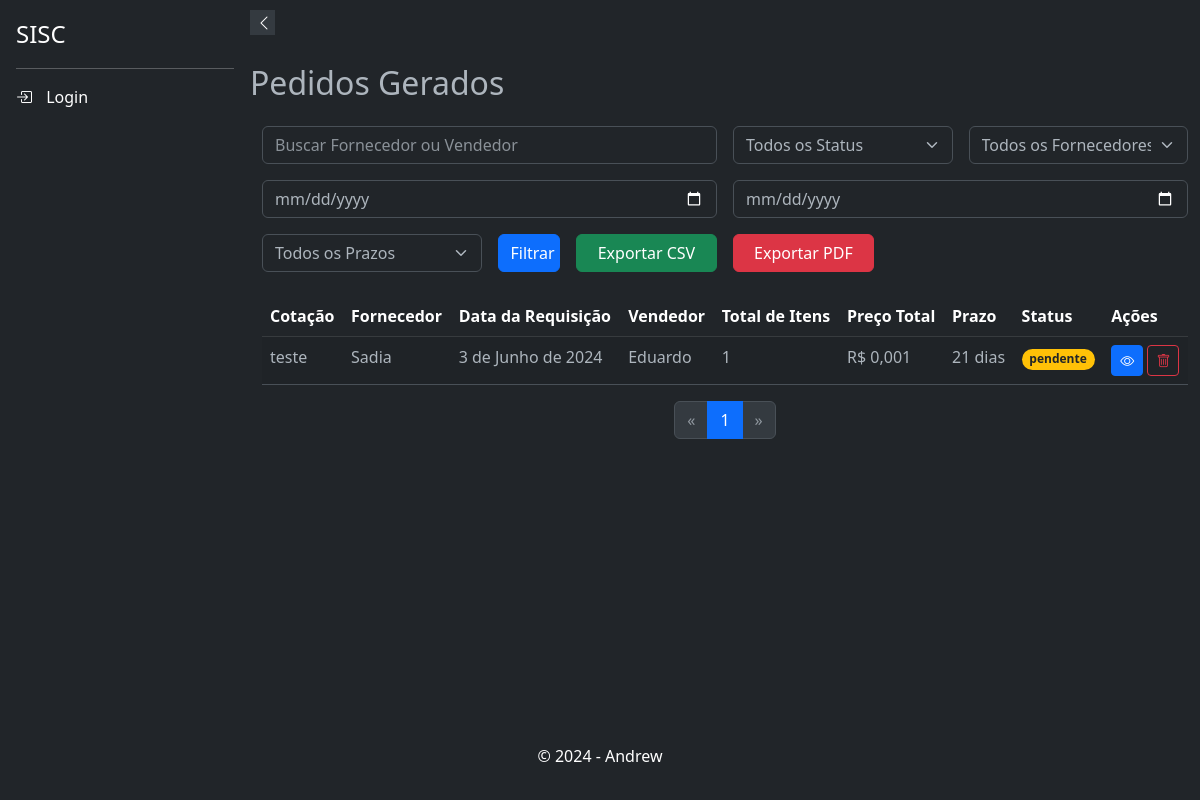
/respostas/pedidos/, run on an earlier commit of the app's database.
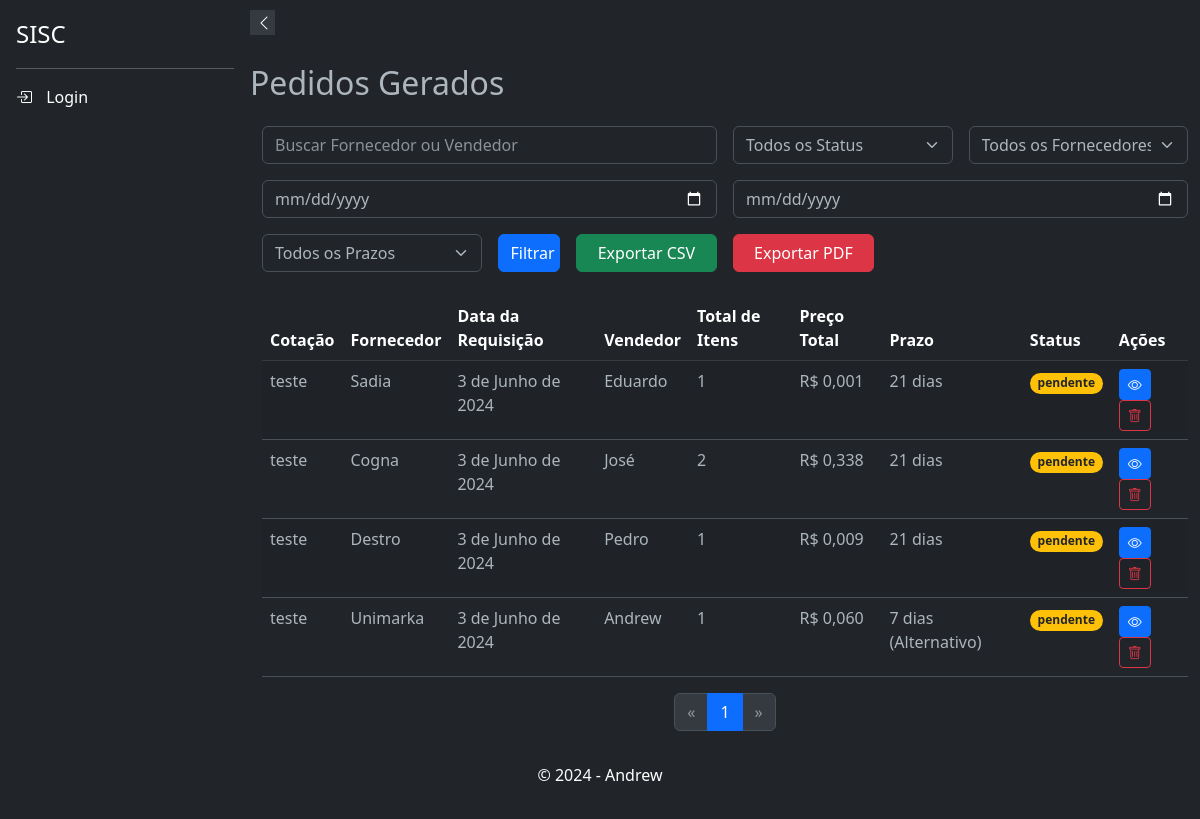
And on a later commit of the database.
### respostas/models.py (models this page shows, shortened)
class PedidoAgrupado(models.Model):
    fornecedor = models.ForeignKey(Supplier, on_delete=models.CASCADE, verbose_name="Fornecedor")
    cotacao = models.ForeignKey(Cotacao, on_delete=models.CASCADE)
    data_requisicao = models.DateField(verbose_name="Data da Requisição")
    status = models.CharField(max_length=50, choices=[
        ('pendente', 'Pendente'),
        ('concluido', 'Concluído'),
        ('cancelado', 'Cancelado'),
    ], default='pendente', verbose_name="Status do Pedido")
    usuario_criador = models.ForeignKey(settings.AUTH_USER_MODEL, on_delete=models.SET_NULL, null=True)
    @property
    def total_itens(self):
        return self.pedidos.count()
    @property
    def preco_total(self):
        return sum(item.preco * item.quantidade for item in self.pedidos.all())

class Pedido(models.Model):
    produto = models.ForeignKey(Product, on_delete=models.CASCADE, verbose_name="Produto")
    quantidade = models.DecimalField(max_digits=10, decimal_places=3, verbose_name="Quantidade")
    tipo_volume = models.CharField(max_length=50, choices=Product.UNIDADE_CHOICES, verbose_name="Tipo de Volume")
    preco = models.DecimalField(max_digits=10, decimal_places=3, verbose_name="Preço")
    prazo_alternativo_selecionado = models.BooleanField(default=False, verbose_name="Prazo Alternativo Selecionado")
    prazo_alternativo = models.PositiveIntegerField(null=True, blank=True, verbose_name="Prazo Alternativo")
    observacoes = models.TextField(blank=True, null=True, verbose_name="Observações")
    pedido_agrupado = models.ForeignKey(PedidoAgrupado, related_name='pedidos', on_delete=models.CASCADE, verbose_name="Pedido Agrupado", null=True, default=None)
    class Meta:
        verbose_name = "Pedido"
        verbose_name_plural = "Pedidos"

### cotacao/models.py (models this page shows, shortened)
class Cotacao(models.Model):
    uuid = models.UUIDField(default=uuid.uuid4, editable=False, unique=True)
    nome = models.CharField(max_length=200)
    departamento = models.ForeignKey(Departamento, on_delete=models.SET_NULL, null=True )
    usuario_criador = models.ForeignKey(settings.AUTH_USER_MODEL, on_delete=models.CASCADE, related_name='cotacoes_criadas', null=True, )
    data_abertura = models.DateField()
    data_fechamento = models.DateField()
    status = models.CharField(max_length=10, default='ativo', choices=[('ativo', 'Aberto'), ('inativo', 'Fechado')])
    prazo = models.IntegerField(
                                    choices=[(0, 'à vista'), (7, '7 dias'), (14, '14 dias'), (21, '21 dias'), (28, '28 dias')],
                                    default=21,
                                    help_text='Prazo para os produtos'
                                    )
    class Meta:
        verbose_name = _('Cotação')
        verbose_name_plural = _('Cotações')
        ordering = ['data_abertura']
        indexes = [
            models.Index(fields=['departamento']),
            models.Index(fields=['status']),
            models.Index(fields=['data_abertura']),
        ]

### suppliers/models.py (models this page shows, shortened)
class Supplier(models.Model):
    user = models.ForeignKey(settings.AUTH_USER_MODEL, on_delete=models.CASCADE, blank=True, null=True)
    name = models.CharField(max_length=255)
    email = models.EmailField(unique=True)
    phone_regex = RegexValidator(regex=r'^\+?\d{10,15}$', message="Número de telefone no formato: '+999999999'. Até 15 dígitos.", )
    phone = models.CharField(validators=[phone_regex], max_length=17, blank=True)
    company = models.CharField(max_length=255, null=True, blank=True)
    cnpj = models.CharField(max_length=18, unique=True, validators=[validate_cnpj], null=True, blank=True)
    active = models.BooleanField(default=True, verbose_name="Ativo")
    address_line_1 = models.CharField("Endereço", max_length=255, null=True, blank=True)
    address_line_2 = models.CharField("Complemento", max_length=255, null=True, blank=True)
    city = models.CharField("Cidade", max_length=100, null=True, blank=True)
    state = models.CharField("Estado", max_length=50, null=True, blank=True)
    zip_code = models.CharField("CEP", max_length=10, null=True, blank=True)
    minimum_order_value = models.DecimalField("Valor Mínimo para Pedido", max_digits=10, decimal_places=3, validators=[MinValueValidator(0)], null=True, blank=True)
    order_response_deadline = models.TimeField("Prazo de Resposta para Pedidos", null=True, blank=True)
    departments = models.ManyToManyField('products.Departamento', related_name='suppliers', blank=True)
    categories = models.ManyToManyField(Category, blank=True, verbose_name="Categorias")
    subcategories = models.ManyToManyField(Subcategory, blank=True, verbose_name="Subcategorias")
    brands = models.ManyToManyField(Brand,  blank=True, verbose_name="Marcas")
    created_at = models.DateTimeField(auto_now_add=False, default=datetime.datetime.now, null=True, blank=True)
    updated_at = models.DateTimeField(auto_now=True, verbose_name="Atualizado em")
    deleted = models.BooleanField(default=False)
    holiday_cover_name = models.CharField("Nome do Fornecedor de Férias", max_length=255, null=True, blank=True)
    holiday_cover_email = models.EmailField("Email do Fornecedor de Férias", null=True, blank=True)
    holiday_cover_phone = models.CharField("Telefone do Fornecedor de Férias", validators=[phone_regex], max_length=17, blank=True, null=True)
    observation = models.TextField("Observação", null=True, blank=True)
    delivery_days = models.CharField("Dias de Entrega", max_length=100, blank=True, null=True)
    quality_rating = models.IntegerField(default=0, blank=True, null=True)
    delivery_time_rating = models.IntegerField(default=0, blank=True, null=True)
    price_rating = models.IntegerField(default=0, blank=True, null=True)
    reliability_rating = models.IntegerField(default=0, blank=True, null=True)
    flexibility_rating = models.IntegerField(default=0, blank=True, null=True)
    partnership_rating = models.IntegerField(default=0, blank=True, null=True)
    comments = models.TextField("Comentários", max_length=100, blank=True, null=True)
    billing_deadline_choices = [
        ('1-2', '1 a 2 dias úteis'),
        ('3-5', '3 a 5 dias úteis'),
        ('6-10', '6 a 10 dias úteis'),
        ('11-15', '11 a 15 dias úteis'),
        ('15+', 'Mais de 15 dias úteis'),
        ('negotiable', 'A combinar')
    ]
    billing_deadline = models.CharField(max_length=20, choices=billing_deadline_choices, default='1-2', verbose_name="Prazo de Faturamento")
    specific_billing_deadline = models.CharField(max_length=50, blank=True, null=True, verbose_name="Prazo Específico de Faturamento")
    class Meta:
        ordering = ['name']

### respostas/views.py (the view, shortened to what this page needs)
# urls.py: path('pedidos/', ListarPedidosView.as_view(), name='listar_pedidos'),
class ListarPedidosView(ListView):
    model = PedidoAgrupado
    template_name = 'respostas/listar_pedidos.html'
    context_object_name = 'pedidos_agrupados'
    paginate_by = 10
    def get_queryset(self):
        queryset = super().get_queryset()
        query = self.request.GET.get('q')
        status = self.request.GET.get('status')
        fornecedor_id = self.request.GET.get('fornecedor')
        start_date = self.request.GET.get('start_date')
        end_date = self.request.GET.get('end_date')
        prazo = self.request.GET.get('prazo')
        if status:
            queryset = queryset.filter(status=status)
        if fornecedor_id:
            queryset = queryset.filter(fornecedor_id=fornecedor_id)
        if start_date and end_date:
            start_date = timezone.make_aware(datetime.strptime(start_date, '%Y-%m-%d'))
            end_date = timezone.make_aware(datetime.strptime(end_date, '%Y-%m-%d') + timedelta(days=1))
            queryset = queryset.filter(data_requisicao__range=(start_date, end_date))
        return queryset.distinct()
    def get_context_data(self, **kwargs):
        context = super().get_context_data(**kwargs)
        context['fornecedores'] = Supplier.objects.all()
        return context

### respostas/templates/respostas/listar_pedidos.html (shortened to what this page needs)
{% extends 'base.html' %}
{% block content %}
<h2 class="my-4">Pedidos Gerados</h2>
<div class="container mb-4">
    <form method="get" class="row g-3">
        <div class="col-md-6">
            <input type="text" name="q" class="form-control" placeholder="Buscar Fornecedor ou Vendedor" value="{{ request.GET.q }}">
        </div>
        <div class="col-md-3">
            <select name="status" class="form-select">
                <option value="">Todos os Status</option>
            </select>
        </div>
        <div class="col-md-3">
            <select name="fornecedor" class="form-select">
                <option value="">Todos os Fornecedores</option>
            </select>
        </div>
        <div class="col-md-6">
            <input type="date" name="start_date" class="form-control" placeholder="Data Início" value="{{ request.GET.start_date }}">
        </div>
        <div class="col-md-6">
            <input type="date" name="end_date" class="form-control" placeholder="Data Fim" value="{{ request.GET.end_date }}">
        </div>
        <div class="col-md-3">
            <select name="prazo" class="form-select">
                <option value="">Todos os Prazos</option>
            </select>
        </div>
        <div class="col-md-1">
            <button type="submit" class="btn btn-primary w-100">Filtrar</button>
        </div>
        <div class="col-md-2">
            <a href="{% url 'respostas:exportar_pedidos' %}" class="btn btn-success w-100">Exportar CSV</a>
        </div>
        <div class="col-md-2">
            <a href="{% url 'respostas:exportar_pedidos_pdf' %}" class="btn btn-danger w-100">Exportar PDF</a>
        </div>
    </form>
</div>
<div class="container">
    {% if pedidos_agrupados %}
    <table class="table table-striped">
        <thead class="table-dark">
            <tr>
                <th>Cotação</th>
                <th>Fornecedor</th>
                <th>Data da Requisição</th>
                <th>Vendedor</th>
                <th>Total de Itens</th>
                <th>Preço Total</th>
                <th>Prazo</th>
                <th>Status</th>
                <th>Ações</th>
            </tr>
        </thead>
        <tbody>
            {% for pedido_agrupado in pedidos_agrupados %}
            <tr>
                <td>{{ pedido_agrupado.cotacao.nome }}</td>
                <td>{{ pedido_agrupado.fornecedor.company }}</td>
                <td>{{ pedido_agrupado.data_requisicao }}</td>
                <td>{{ pedido_agrupado.fornecedor.name }}</td>
                <td>{{ pedido_agrupado.total_itens }}</td>
                <td>R$ {{ pedido_agrupado.preco_total|floatformat:3 }}</td>
                <td>
                    {% if pedido_agrupado.pedidos.first.prazo_alternativo_selecionado and pedido_agrupado.pedidos.first.prazo_alternativo %}
                      {{ pedido_agrupado.pedidos.first.prazo_alternativo }} dias (Alternativo)
                    {% else %}
                      {{ pedido_agrupado.cotacao.prazo }} dias
                    {% endif %}
                  </td>
                <td>
                    <span class="badge rounded-pill
                        {% if pedido_agrupado.status == 'pendente' %}bg-warning text-dark
                        {% elif pedido_agrupado.status == 'concluido' %}bg-success
                        {% elif pedido_agrupado.status == 'cancelado' %}bg-danger
                        {% endif %}
                    ">
                        {{ pedido_agrupado.status }}
                    </span>
                </td>
                <td>
                    <a href="{% url 'respostas:detalhes_pedido_agrupado' pedido_agrupado.pk %}" class="btn btn-primary btn-sm" data-bs-toggle="tooltip" data-bs-placement="top" title="Ver Detalhes"><i class="bi bi-eye"></i></a>
                    <a href="{% url 'respostas:deletar_pedido_agrupado' pedido_agrupado.pk %}" class="btn btn-outline-danger btn-sm" data-bs-toggle="tooltip" data-bs-placement="top" title="Deletar Pedido"><i class="bi bi-trash"></i></a>
                </td>
            </tr>
            {% endfor %}
        </tbody>
    </table>
    <nav aria-label="Page navigation">
        <ul class="pagination justify-content-center">
            {% if page_obj.has_previous %}
            <li class="page-item">
                <a class="page-link" href="?{% if request.GET.q %}q={{ request.GET.q }}&{% endif %}{% if request.GET.status %}status={{ request.GET.status }}&{% endif %}{% if request.GET.fornecedor %}fornecedor={{ request.GET.fornecedor }}&{% endif %}{% if request.GET.start_date %}start_date={{ request.GET.start_date }}&{% endif %}{% if request.GET.end_date %}end_date={{ request.GET.end_date }}&{% endif %}{% if request.GET.prazo %}prazo={{ request.GET.prazo }}&{% endif %}page={{ page_obj.previous_page_number }}" aria-label="Previous">
                    <span aria-hidden="true">&laquo;</span>
                </a>
            </li>
            {% else %}
            <li class="page-item disabled">
                <a class="page-link" href="#" aria-label="Previous">
                    <span aria-hidden="true">&laquo;</span>
                </a>
            </li>
            {% endif %}
            {% for num in page_obj.paginator.page_range %}
                {% if page_obj.number == num %}
                    <li class="page-item active"><a class="page-link" href="#">{{ num }}</a></li>
                {% endif %}
            {% endfor %}
            {% if page_obj.has_next %}
            <li class="page-item">
                <a class="page-link" href="?{% if request.GET.q %}q={{ request.GET.q }}&{% endif %}{% if request.GET.status %}status={{ request.GET.status }}&{% endif %}{% if request.GET.fornecedor %}fornecedor={{ request.GET.fornecedor }}&{% endif %}{% if request.GET.start_date %}start_date={{ request.GET.start_date }}&{% endif %}{% if request.GET.end_date %}end_date={{ request.GET.end_date }}&{% endif %}{% if request.GET.prazo %}prazo={{ request.GET.prazo }}&{% endif %}page={{ page_obj.next_page_number }}" aria-label="Next">
                    <span aria-hidden="true">&raquo;</span>
                </a>
            </li>
            {% else %}
            <li class="page-item disabled">
                <a class="page-link" href="#" aria-label="Next">
                    <span aria-hidden="true">&raquo;</span>
                </a>
            </li>
            {% endif %}
        </ul>
    </nav>
    {% else %}
    <div class="alert alert-info">Nenhum pedido encontrado.</div>
    {% endif %}
</div>
{% endblock %}

What changed in the data, as far as the page shows it:
added PedidoAgrupado: cotacao.nome "teste", fornecedor.company "Cogna", data_requisicao "3 de Junho de 2024", fornecedor.name "José", total_itens "2", preco_total "0,338", cotacao.prazo "21", status "pendente"
added PedidoAgrupado: cotacao.nome "teste", fornecedor.company "Destro", data_requisicao "3 de Junho de 2024", fornecedor.name "Pedro", total_itens "1", preco_total "0,009", cotacao.prazo "21", status "pendente"
added PedidoAgrupado: cotacao.nome "teste", fornecedor.company "Unimarka", data_requisicao "3 de Junho de 2024", fornecedor.name "Andrew", total_itens "1", preco_total "0,060", pedidos.first.prazo_alternativo "7", status "pendente"
